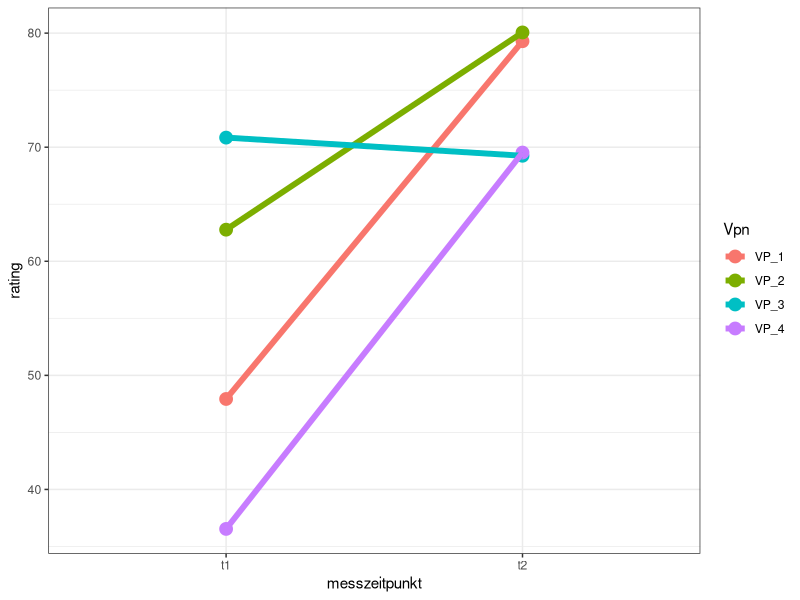

Recreate this plot in R.
## ---- chunk 1
knitr::opts_chunk$set(echo = TRUE)
## ---- chunk 2
name <- "Christof" # Zuweisen einer Variable

name # Printen einer Variable
## ---- chunk 3
text <- "Christof"

paste("My name is", name)
## ---- chunk 4
text1 <- "My name is"

text2 <- "Christof"

paste(text1, text2)
## ---- chunk 5
num1 <- 5

num2 <- 5

num1 + num2
## ---- chunk 6
var1 <- var2 <- var3 <- "Hello, World!"
## ---- chunk 7
as.numeric()
as.integer()
as.complex()
## ---- chunk 8
str <- "Hello, World!"
## ---- chunk 9
str <- "Lorem ipsum dolor sit amet,
consectetur adipiscing elit,
sed do eiusmod tempor incididunt
ut labore et dolore magna aliqua."
## ---- chunk 10
str <- "Hello, \"Christof\"!"
## ---- chunk 11
10 > 9    # TRUE 
10 == 9   # FALSE 
10 < 9    # FALSE 
## ---- chunk 12
a <- 10
b <- 9

a > b 
## ---- chunk 13
10 + 5
## ---- chunk 14
x <- 3

y <- "Hello"
## ---- chunk 15
a <- 33
b <- 200

if (b > a) {
  print("b is greater than a")
} 
## ---- chunk 16
a <- 33
b <- 33

if (b > a) {
  print("b is greater than a")
} else if (a == b) {
  print ("a and b are equal")
} 
## ---- chunk 17
a <- 200
b <- 33

if (b > a) {
  print("b is greater than a")
} else if (a == b) {
  print("a and b are equal")
} else {
  print("a is greater than b")
} 
## ---- chunk 18
x <- 41

if (x > 10) {
  print("Above ten")
  if (x > 20) {
    print("and also above 20!")
  } else {
    print("but not above 20.")
  }
} else {
  print("below 10.")
} 
## ---- chunk 19
a <- 200
b <- 33
c <- 500

if (a > b & c > a) {
  print("Both conditions are true")
} 
## ---- chunk 20
a <- 200
b <- 33
c <- 500

if (a > b | a > c) {
  print("At least one of the conditions is true")
} 
## ---- chunk 21
i <- 1
while (i < 6) {
  print(i)
  i <- i + 1
} 
## ---- chunk 22
i <- 1
while (i < 6) {
  print(i)
  i <- i + 1
  if (i == 4) {
    break
  }
} 
## ---- chunk 23
i <- 0
while (i < 6) {
  i <- i + 1
  if (i == 3) {
    next
  }
  print(i)
} 
## ---- chunk 24
for (x in 1:10) {
  print(x)
} 
## ---- chunk 25
fruits <- list("apple", "banana", "cherry")

for (x in fruits) {
  print(x)
} 
## ---- chunk 26
dice <- c(1, 2, 3, 4, 5, 6)

for (x in dice) {
  print(x)
} 
## ---- chunk 27
fruits <- list("apple", "banana", "cherry")

for (x in fruits) {
  if (x == "cherry") {
    break
  }
  print(x)
} 
## ---- chunk 28
fruits <- list("apple", "banana", "cherry")

for (x in fruits) {
  if (x == "banana") {
    next
  }
  print(x)
} 
## ---- chunk 29
adj <- list("red", "big", "tasty")

fruits <- list("apple", "banana", "cherry")
  for (x in adj) {
    for (y in fruits) {
      print(paste(x, y))
  }
} 
## ---- chunk 30
my_function <- function() { # create a function with the name my_function
  print("Hello World!")
} 
## ---- chunk 31
my_function <- function() {
  print("Hello World!")
}

my_function() 
## ---- chunk 32
my_function <- function(fname) {
  paste(fname, "Griffin")
}

my_function("Peter")
my_function("Lois")
my_function("Stewie")
## ---- chunk 33
my_function <- function(fname, lname) {
  paste(fname, lname)
}

my_function("Peter", "Griffin") 
## ---- chunk 34
my_function <- function(country = "Norway") {
  paste("I am from", country)
}

my_function("Sweden")
my_function("India")
my_function() # will get the default value, which is Norway
my_function("USA") 
## ---- chunk 35
my_function <- function(x) {
  return (5 * x)
}

print(my_function(3))
print(my_function(5))
print(my_function(9)) 
## ---- chunk 36
Nested_function <- function(x, y) {
  a <- x + y
  return(a)
}

Nested_function(Nested_function(2,2), Nested_function(3,3)) 
## ---- chunk 37
Outer_func <- function(x) {
  Inner_func <- function(y) {
    a <- x + y
    return(a)
  }
  return (Inner_func)
}
output <- Outer_func(3) # To call the Outer_func
output(5) 
## ---- chunk 38
tri_recursion <- function(k) {
  if (k > 0) {
    result <- k + tri_recursion(k - 1)
    print(result)
  } else {
    result = 0
    return(result)
  }
}
tri_recursion(6) 
## ---- chunk 39
txt <- "awesome"
my_function <- function() {
  paste("R is", txt)
}

my_function() 
## ---- chunk 40
txt <- "global variable"
my_function <- function() {
  txt = "fantastic"
  paste("R is", txt)
}

my_function()

txt # print txt
## ---- chunk 41
my_function <- function() {
txt <<- "fantastic"
  paste("R is", txt)
}

my_function()

print(txt) 
## ---- chunk 42
txt <- "awesome"
my_function <- function() {
  txt <<- "fantastic"
  paste("R is", txt)
}

my_function()

paste("R is", txt) 
## ---- chunk 43
# Vector of strings
fruits <- c("banana", "apple", "orange")

# Print fruits
fruits 
## ---- chunk 44
# Vector with numerical values in a sequence
numbers <- 1:10

numbers
## ---- chunk 45
fruits <- c("banana", "apple", "orange")

length(fruits) 
## ---- chunk 46
fruits <- c("banana", "apple", "orange", "mango", "lemon")
numbers <- c(13, 3, 5, 7, 20, 2)

sort(fruits)  # Sort a string
sort(numbers) # Sort numbers 
## ---- chunk 47
fruits <- c("banana", "apple", "orange")

# Access the first item (banana)
fruits[1] 
## ---- chunk 48
fruits <- c("banana", "apple", "orange", "mango", "lemon")

# Access the first and third item (banana and orange)
fruits[c(1, 3)] 
## ---- chunk 49
 fruits <- c("banana", "apple", "orange", "mango", "lemon")

# Access all items except for the first item
fruits[c(-1)] 
## ---- chunk 50
fruits <- c("banana", "apple", "orange", "mango", "lemon")

# Change "banana" to "pear"
fruits[1] <- "pear"

# Print fruits
fruits 
## ---- chunk 51
repeat_each <- rep(c(1,2,3), each = 3)

repeat_each 
## ---- chunk 52
numbers <- 1:10

numbers 
## ---- chunk 53
numbers <- seq(from = 0, to = 100, by = 20)

numbers 
## ---- chunk 54
# List of strings
thislist <- list("apple", "banana", "cherry")

# Print the list
thislist 
## ---- chunk 55
thislist <- list("apple", "banana", "cherry")

thislist[1] 
## ---- chunk 56
thislist <- list("apple", "banana", "cherry")
thislist[1] <- "blackcurrant"

# Print the updated list
thislist 
## ---- chunk 57
thislist <- list("apple", "banana", "cherry")

length(thislist) 
## ---- chunk 58
 thislist <- list("apple", "banana", "cherry")

"apple" %in% thislist
## ---- chunk 59
thislist <- list("apple", "banana", "cherry")

append(thislist, "orange") 
## ---- chunk 60
thislist <- list("apple", "banana", "cherry")

append(thislist, "orange", after = 2) 
## ---- chunk 61
 thislist <- list("apple", "banana", "cherry")

newlist <- thislist[-1]

# Print the new list
newlist 
## ---- chunk 62
thislist <- list("apple", "banana", "cherry", "orange", "kiwi", "melon", "mango")

(thislist)[2:5] 
## ---- chunk 63
thislist <- list("apple", "banana", "cherry")

for (x in thislist) {
  print(x)
} 
## ---- chunk 64
list1 <- list("a", "b", "c")
list2 <- list(1,2,3)
list3 <- c(list1,list2)

list3 
## ---- chunk 65
 # Create a matrix
thismatrix <- matrix(c(1,2,3,4,5,6), nrow = 3, ncol = 2)

# Print the matrix
thismatrix 
## ---- chunk 66
thismatrix <- matrix(c("apple", "banana", "cherry", "orange"), nrow = 2, ncol = 2)

thismatrix[1, 2]
## ---- chunk 67
thismatrix <- matrix(c("apple", "banana", "cherry", "orange"), nrow = 2, ncol = 2)

thismatrix[2,]
## ---- chunk 68
thismatrix <- matrix(c("apple", "banana", "cherry", "orange"), nrow = 2, ncol = 2)

thismatrix[,2]
## ---- chunk 69
thismatrix <- matrix(c("apple", "banana", "cherry", "orange","grape", "pineapple", "pear", "melon", "fig"), nrow = 3, ncol = 3)

thismatrix[c(1,2),] 
## ---- chunk 70
thismatrix <- matrix(c("apple", "banana", "cherry", "orange","grape", "pineapple", "pear", "melon", "fig"), nrow = 3, ncol = 3)

thismatrix[, c(1,2)] 
## ---- chunk 71
thismatrix <- matrix(c("apple", "banana", "cherry", "orange","grape", "pineapple", "pear", "melon", "fig"), nrow = 3, ncol = 3)

newmatrix <- cbind(thismatrix, c("strawberry", "blueberry", "raspberry"))

# Print the new matrix
newmatrix 
## ---- chunk 72
thismatrix <- matrix(c("apple", "banana", "cherry", "orange","grape", "pineapple", "pear", "melon", "fig"), nrow = 3, ncol = 3)

newmatrix <- rbind(thismatrix, c("strawberry", "blueberry", "raspberry"))

# Print the new matrix
newmatrix 
## ---- chunk 73
thismatrix <- matrix(c("apple", "banana", "cherry", "orange", "mango", "pineapple"), nrow = 3, ncol =2)

#Remove the first row and the first column
thismatrix <- thismatrix[-c(1), -c(1)]

thismatrix 
## ---- chunk 74
thismatrix <- matrix(c("apple", "banana", "cherry", "orange"), nrow = 2, ncol = 2)

"apple" %in% thismatrix 
## ---- chunk 75
thismatrix <- matrix(c("apple", "banana", "cherry", "orange"), nrow = 2, ncol = 2)

dim(thismatrix) 
## ---- chunk 76
thismatrix <- matrix(c("apple", "banana", "cherry", "orange"), nrow = 2, ncol = 2)

length(thismatrix) 
## ---- chunk 77
thismatrix <- matrix(c("apple", "banana", "cherry", "orange"), nrow = 2, ncol = 2)

for (rows in 1:nrow(thismatrix)) {
  for (columns in 1:ncol(thismatrix)) {
    print(thismatrix[rows, columns])
  }
} 
## ---- chunk 78
# Combine matrices
Matrix1 <- matrix(c("apple", "banana", "cherry", "grape"), nrow = 2, ncol = 2)
Matrix2 <- matrix(c("orange", "mango", "pineapple", "watermelon"), nrow = 2, ncol = 2)

# Adding it as a rows
Matrix_Combined <- rbind(Matrix1, Matrix2)
Matrix_Combined

# Adding it as a columns
Matrix_Combined <- cbind(Matrix1, Matrix2)
Matrix_Combined 
## ---- chunk 79
# An array with one dimension with values ranging from 1 to 24
thisarray <- c(1:24)
thisarray

# An array with more than one dimension
multiarray <- array(thisarray, dim = c(4, 3, 2))
multiarray 
## ---- chunk 80
thisarray <- c(1:24)
multiarray <- array(thisarray, dim = c(4, 3, 2))

multiarray[2, 3, 2] 
## ---- chunk 81
thisarray <- c(1:24)

# Access all the items from the first row from matrix one
multiarray <- array(thisarray, dim = c(4, 3, 2))
multiarray[c(1),,1]

# Access all the items from the first column from matrix one
multiarray <- array(thisarray, dim = c(4, 3, 2))
multiarray[,c(1),1] 
## ---- chunk 82
thisarray <- c(1:24)
multiarray <- array(thisarray, dim = c(4, 3, 2))

2 %in% multiarray 
## ---- chunk 83
thisarray <- c(1:24)
multiarray <- array(thisarray, dim = c(4, 3, 2))

dim(multiarray) 
## ---- chunk 84
thisarray <- c(1:24)
multiarray <- array(thisarray, dim = c(4, 3, 2))

length(multiarray) 
## ---- chunk 85
thisarray <- c(1:24)
multiarray <- array(thisarray, dim = c(4, 3, 2))

for(x in multiarray){
  print(x)
} 
## ---- chunk 86
# Create a data frame
Data_Frame <- data.frame (
  Training = c("Strength", "Stamina", "Other"),
  Pulse = c(100, 150, 120),
  Duration = c(60, 30, 45)
)

# Print the data frame
Data_Frame 
## ---- chunk 87
library(dplyr)
Vpn <- c("VP_1", "VP_2", "VP_3", "VP_4")
Vpn <- factor(Vpn)
# N ist die Anzahl Vpn
N <- length(Vpn)

set.seed(1234)

zufriedenheit_t1 <- round(rnorm(N, mean = 60, sd = 10), digits = 2)
zufriedenheit_t1

zufriedenheit_t2 <- round(rnorm(N, mean = 75, sd = 10), digits = 2)
zufriedenheit_t2

zufriedenheit <- tibble(
  Vpn = Vpn,
  zufriedenheit_t1 = zufriedenheit_t1,
  zufriedenheit_t2 = zufriedenheit_t2
)
zufriedenheit
## ---- chunk 88

zufriedenheit_wide <- zufriedenheit
Vpn <- rep(zufriedenheit_wide$Vpn, each = 2)
Vpn

messzeitpunkt <- rep(c("t1", "t2"), times = N)
messzeitpunkt <- as.factor(messzeitpunkt)

messzeitpunkt

rating <- c(rbind(
  zufriedenheit_wide$zufriedenheit_t1,
  zufriedenheit_wide$zufriedenheit_t2
))

rating <- as.vector(rbind(
  zufriedenheit_wide$zufriedenheit_t1,
  zufriedenheit_wide$zufriedenheit_t2
))

rating

zufriedenheit_long <- tibble(
  Vpn = Vpn,
  messzeitpunkt = messzeitpunkt,
  rating = rating
)

zufriedenheit_long

library(ggplot2)
zufriedenheit_long |>
  ggplot(aes(
    x = messzeitpunkt,
    y = rating,
    group = Vpn, colour = Vpn
  )) +
  geom_point(size = 4) +
  geom_line(size = 2) +
  theme_bw() # macht den Hintergrund weiss

## ---- chunk 89
 Data_Frame <- data.frame (
  Training = c("Strength", "Stamina", "Other"),
  Pulse = c(100, 150, 120),
  Duration = c(60, 30, 45)
)

Data_Frame

summary(Data_Frame) 
## ---- chunk 90
Data_Frame <- data.frame (
  Training = c("Strength", "Stamina", "Other"),
  Pulse = c(100, 150, 120),
  Duration = c(60, 30, 45)
)

Data_Frame[1]

Data_Frame[["Training"]]

Data_Frame$Training 
## ---- chunk 91
Data_Frame <- data.frame (
  Training = c("Strength", "Stamina", "Other"),
  Pulse = c(100, 150, 120),
  Duration = c(60, 30, 45)
)

# Add a new row
New_row_DF <- rbind(Data_Frame, c("Strength", 110, 110))

# Print the new row
New_row_DF 
## ---- chunk 92
Data_Frame <- data.frame (
  Training = c("Strength", "Stamina", "Other"),
  Pulse = c(100, 150, 120),
  Duration = c(60, 30, 45)
)

# Add a new column
New_col_DF <- cbind(Data_Frame, Steps = c(1000, 6000, 2000))

# Print the new column
New_col_DF 
## ---- chunk 93
Data_Frame <- data.frame (
  Training = c("Strength", "Stamina", "Other"),
  Pulse = c(100, 150, 120),
  Duration = c(60, 30, 45)
)

# Remove the first row and column
Data_Frame_New <- Data_Frame[-c(1), -c(1)]

# Print the new data frame
Data_Frame_New 
## ---- chunk 94
Data_Frame <- data.frame (
  Training = c("Strength", "Stamina", "Other"),
  Pulse = c(100, 150, 120),
  Duration = c(60, 30, 45)
)

dim(Data_Frame) 
## ---- chunk 95
Data_Frame <- data.frame (
  Training = c("Strength", "Stamina", "Other"),
  Pulse = c(100, 150, 120),
  Duration = c(60, 30, 45)
)

ncol(Data_Frame)
nrow(Data_Frame) 
## ---- chunk 96
Data_Frame <- data.frame (
  Training = c("Strength", "Stamina", "Other"),
  Pulse = c(100, 150, 120),
  Duration = c(60, 30, 45)
)

length(Data_Frame) 
## ---- chunk 97
Data_Frame1 <- data.frame (
  Training = c("Strength", "Stamina", "Other"),
  Pulse = c(100, 150, 120),
  Duration = c(60, 30, 45)
)

Data_Frame2 <- data.frame (
  Training = c("Stamina", "Stamina", "Strength"),
  Pulse = c(140, 150, 160),
  Duration = c(30, 30, 20)
)

New_Data_Frame <- rbind(Data_Frame1, Data_Frame2)
New_Data_Frame 
## ---- chunk 98
Data_Frame3 <- data.frame (
  Training = c("Strength", "Stamina", "Other"),
  Pulse = c(100, 150, 120),
  Duration = c(60, 30, 45)
)

Data_Frame4 <- data.frame (
  Steps = c(3000, 6000, 2000),
  Calories = c(300, 400, 300)
)

New_Data_Frame1 <- cbind(Data_Frame3, Data_Frame4)
New_Data_Frame1 
## ---- chunk 99
# Create a factor
music_genre <- factor(c("Jazz", "Rock", "Classic", "Classic", "Pop", "Jazz", "Rock", "Jazz"))

# Print the factor
music_genre 
## ---- chunk 100
music_genre <- factor(c("Jazz", "Rock", "Classic", "Classic", "Pop", "Jazz", "Rock", "Jazz"))

levels(music_genre) 
## ---- chunk 101
music_genre <- factor(c("Jazz", "Rock", "Classic", "Classic", "Pop", "Jazz", "Rock", "Jazz"), levels = c("Classic", "Jazz", "Pop", "Rock", "Other"))

levels(music_genre) 
## ---- chunk 102
music_genre <- factor(c("Jazz", "Rock", "Classic", "Classic", "Pop", "Jazz", "Rock", "Jazz"))

length(music_genre) 
## ---- chunk 103
music_genre <- factor(c("Jazz", "Rock", "Classic", "Classic", "Pop", "Jazz", "Rock", "Jazz"))

music_genre[3] 
## ---- chunk 104
 music_genre <- factor(c("Jazz", "Rock", "Classic", "Classic", "Pop", "Jazz", "Rock", "Jazz"))

music_genre[3] <- "Pop"

music_genre[3] 
## ---- chunk 105
 music_genre <- factor(c("Jazz", "Rock", "Classic", "Classic", "Pop", "Jazz", "Rock", "Jazz"))

music_genre[3] <- "Opera"

music_genre[3] 
## ---- chunk 106
music_genre <- factor(c("Jazz", "Rock", "Classic", "Classic", "Pop", "Jazz", "Rock", "Jazz"), levels = c("Classic", "Jazz", "Pop", "Rock", "Opera"))

music_genre[3] <- "Opera"

music_genre[3]
